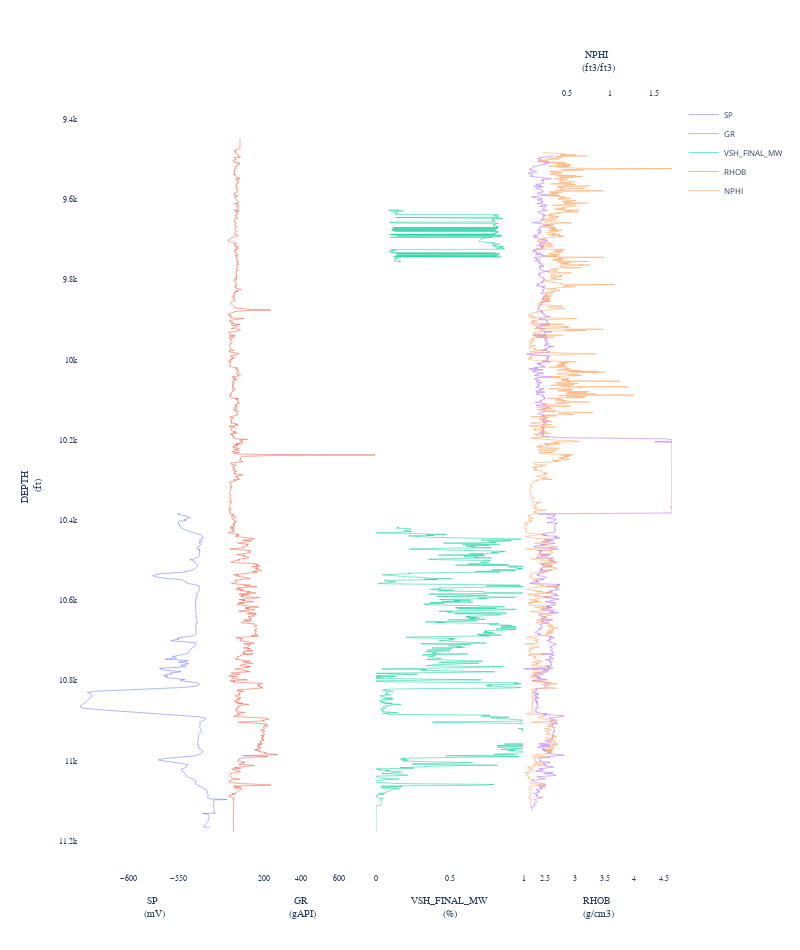

The notebook cell this image was saved under:
### Code cell
generate_curves(data)

### Figure 1 — Plotly figure (JSON) as saved in the notebook; plotly's stock layout.template omitted (floating-point values rounded to 4 significant figures; data arrays with more than 128 entries replaced by an {"elided": "..."} marker saying what was removed)
{"data": [{"line": {"dash": "solid", "width": 0.5}, "name": "SP", "type": "scatter", "x": {"elided": "3456 float values"}, "xaxis": "x", "y": {"elided": "3456 float values"}, "yaxis": "y"}, {"line": {"dash": "solid", "width": 0.5}, "name": "GR", "type": "scatter", "x": {"elided": "3456 float values"}, "xaxis": "x2", "y": {"elided": "3456 float values"}, "yaxis": "y2"}, {"line": {"dash": "solid", "width": 0.5}, "name": "VSH_FINAL_MW", "type": "scatter", "x": {"elided": "3456 float values"}, "xaxis": "x3", "y": {"elided": "3456 float values"}, "yaxis": "y3"}, {"line": {"dash": "solid", "width": 0.5}, "name": "RHOB", "type": "scatter", "x": {"elided": "3456 float values"}, "xaxis": "x4", "y": {"elided": "3456 float values"}, "yaxis": "y4"}, {"line": {"dash": "solid", "width": 0.5}, "name": "NPHI", "type": "scatter", "x": {"elided": "3456 float values"}, "xaxis": "x5", "y": {"elided": "3456 float values"}, "yaxis": "y4"}], "layout": {"height": 950, "hovermode": "y", "legend": {"font": {"size": 8}}, "margin": {"r": 100}, "paper_bgcolor": "white", "plot_bgcolor": "white", "width": 800, "xaxis": {"anchor": "y", "automargin": true, "autorange": true, "domain": [0, 0.25], "mirror": "all", "range": [-647.8, -500.8], "showline": true, "tickfont": {"family": "Arial, sans-serif", "size": 8}, "title": {"font": {"family": "Arial, sans-serif", "size": 10}, "text": "SP <br>(mV)"}, "type": "linear"}, "xaxis2": {"anchor": "y2", "automargin": true, "autorange": true, "domain": [0.25, 0.5], "mirror": "all", "range": [11.83, 795.4], "showline": true, "tickfont": {"family": "Arial, sans-serif", "size": 8}, "title": {"font": {"family": "Arial, sans-serif", "size": 10}, "text": "GR <br>(gAPI)"}, "type": "linear"}, "xaxis3": {"anchor": "y3", "automargin": true, "autorange": true, "domain": [0.5, 0.75], "mirror": "all", "range": [0, 1], "showline": true, "tickfont": {"family": "Arial, sans-serif", "size": 8}, "title": {"font": {"family": "Arial, sans-serif", "size": 10}, "text": "VSH_FINAL_MW <br>(%)"}, "type": "linear"}, "xaxis4": {"anchor": "y4", "automargin": true, "autorange": true, "domain": [0.75, 1], "mirror": "all", "range": [2.153, 4.629], "showline": true, "tickfont": {"family": "Arial, sans-serif", "size": 8}, "title": {"font": {"family": "Arial, sans-serif", "size": 10}, "text": "RHOB <br>(g/cm3)"}, "type": "linear"}, "xaxis5": {"anchor": "y", "automargin": true, "autorange": true, "mirror": "all", "overlaying": "x4", "range": [0.008942, 1.705], "showline": true, "side": "top", "tickfont": {"family": "Arial, sans-serif", "size": 8}, "title": {"font": {"family": "Arial, sans-serif", "size": 10}, "text": "NPHI <br>(ft3/ft3)"}, "type": "linear"}, "yaxis": {"anchor": "x", "automargin": true, "autorange": true, "domain": [0, 1], "mirror": "all", "range": [11270.0, 9353.0], "showline": true, "tickfont": {"family": "Arial, sans-serif", "size": 8}, "title": {"font": {"family": "Arial, sans-serif", "size": 10}, "text": "DEPTH <br>(ft)"}, "type": "linear"}, "yaxis2": {"anchor": "x2", "automargin": true, "autorange": true, "domain": [0, 1], "matches": "y", "mirror": "all", "range": [11270.0, 9353.0], "showline": true, "showticklabels": false, "tickfont": {"family": "Arial, sans-serif", "size": 8}, "title": {"font": {"family": "Arial, sans-serif", "size": 10}}, "type": "linear"}, "yaxis3": {"anchor": "x3", "automargin": true, "autorange": true, "domain": [0, 1], "matches": "y", "mirror": "all", "range": [11270.0, 9353.0], "showline": true, "showticklabels": false, "tickfont": {"family": "Arial, sans-serif", "size": 8}, "title": {"font": {"family": "Arial, sans-serif", "size": 10}}, "type": "linear"}, "yaxis4": {"anchor": "x4", "automargin": true, "autorange": true, "domain": [0, 1], "matches": "y", "mirror": "all", "range": [11270.0, 9353.0], "showline": true, "showticklabels": false, "tickfont": {"family": "Arial, sans-serif", "size": 8}, "title": {"font": {"family": "Arial, sans-serif", "size": 10}}, "type": "linear"}}}
